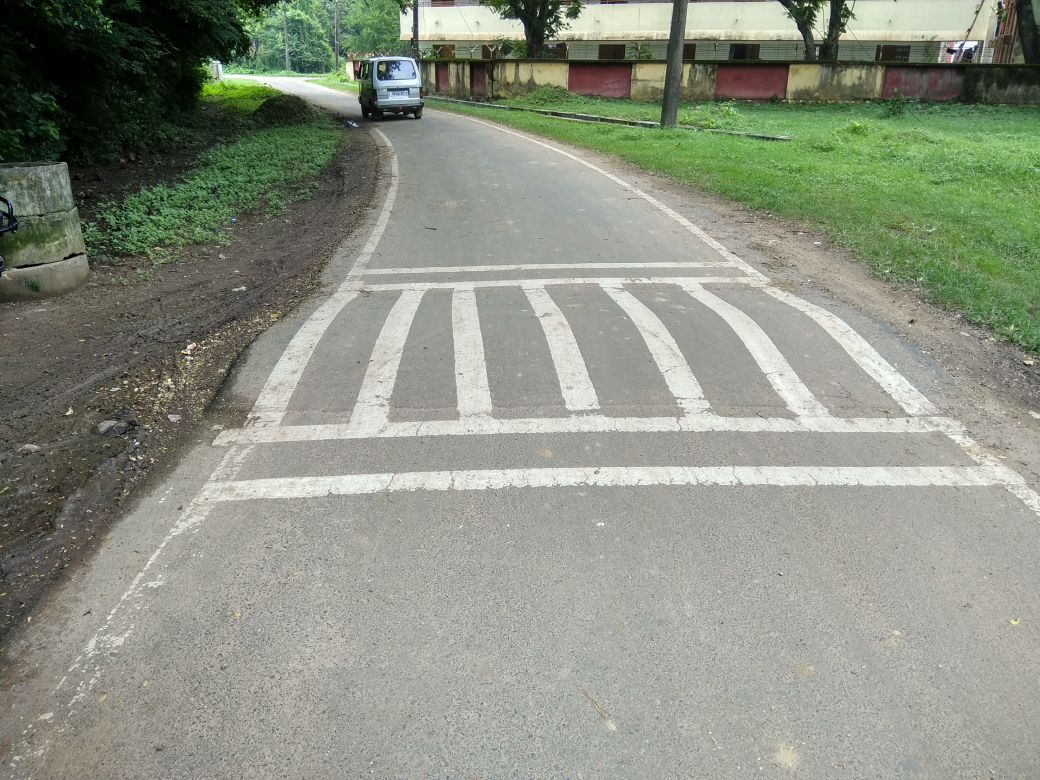
#> input picture IMG_20180728_123223_HDR.jpg, 4160 x 3120 px (shown at 1/4 size)
$ python bump.py   (Python 2 division)
#> lines starting #> are read from the running program, lines starting #| are printed output that depends on the picture; after the words box and inside, x2 and y2 are one past the last pixel; in counts of white or black regions, pixels touching at a corner belong together
import cv2
import math
import numpy as np
#img=cv2.imread("IMG_20180728_123311_HDR.jpg",0)
#IMG_20180728_123311_HDR    IMG_20180728_123311_HDR.jpg
img=cv2.imread("IMG_20180728_123223_HDR.jpg",0)
#> img: shape (3120, 4160); min 0, max 255, mean 142.1
img=cv2.resize(img,(400,300))
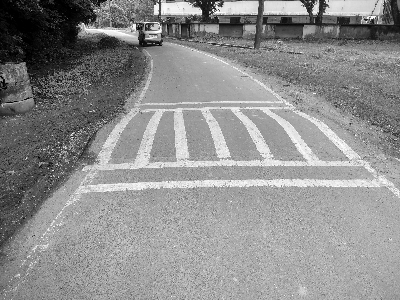
#> img: shape (300, 400); min 0, max 255, mean 141.9
print img.shape
#| (300, 400)
img=img[int(0.2*img.shape[0]):-1]
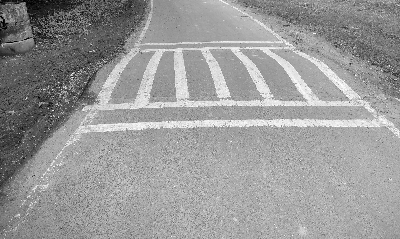
#> img: shape (239, 400); min 0, max 255, mean 153
img_gauss=cv2.GaussianBlur(img, (49,49),sigmaX=2,sigmaY=2)
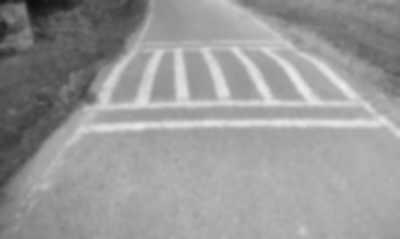
#> img_gauss: shape (239, 400); min 14, max 236, mean 153
img_median=cv2.medianBlur(img_gauss,31)
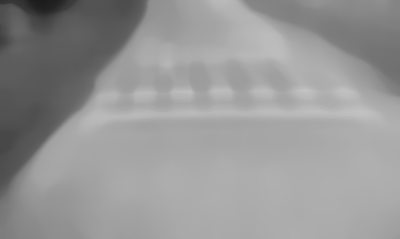
#> img_median: shape (239, 400); min 27, max 195, mean 150.7
img_diff=img_gauss-img_median+127
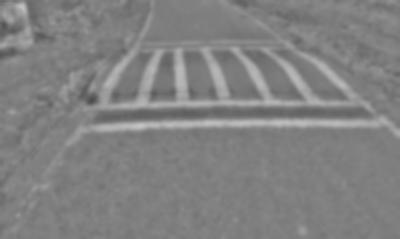
#> img_diff: shape (239, 400); min 76, max 196, mean 129.3
img_thres=img_diff
for i in range(img_thres.shape[0]):
	for j in range(img_thres.shape[1]):
		if(img_thres[i,j]>150):
			img_thres[i,j]=255
		else:
			img_thres[i,j]=0
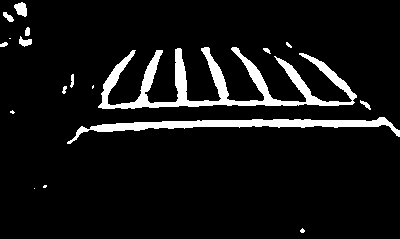
#> img_thres: shape (239, 400); 7.8% white; 18 white regions (7 under 20 px), largest, box (x1, y1, x2, y2) and area: (98, 47, 357, 109) 4613, (67, 117, 400, 144) 2315, (14, 2, 27, 17) 136

kernel = np.ones((3,3),np.uint8)
erosion = cv2.erode(img_diff,kernel,iterations = 2)
#> erosion: shape (239, 400); 2.4% white; 24 white regions (13 under 20 px), largest, box (x1, y1, x2, y2) and area: (96, 119, 386, 130) 838, (177, 51, 211, 105) 308, (209, 58, 233, 104) 199
dil = cv2.dilate(erosion,kernel,iterations = 2)
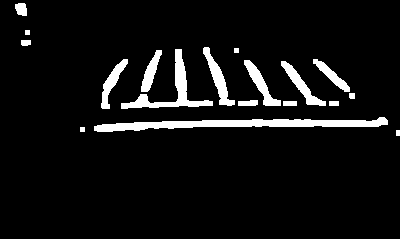
#> dil: shape (239, 400); 6.8% white; 18 white regions, largest, box (x1, y1, x2, y2) and area: (94, 117, 388, 132) 2102, (121, 49, 213, 109) 1079, (203, 47, 235, 106) 571
cv2.imshow("image",dil)
cv2.waitKey(0)

$ run again, with IMG_20180728_123311_HDR.jpg copied over IMG_20180728_123223_HDR.jpg
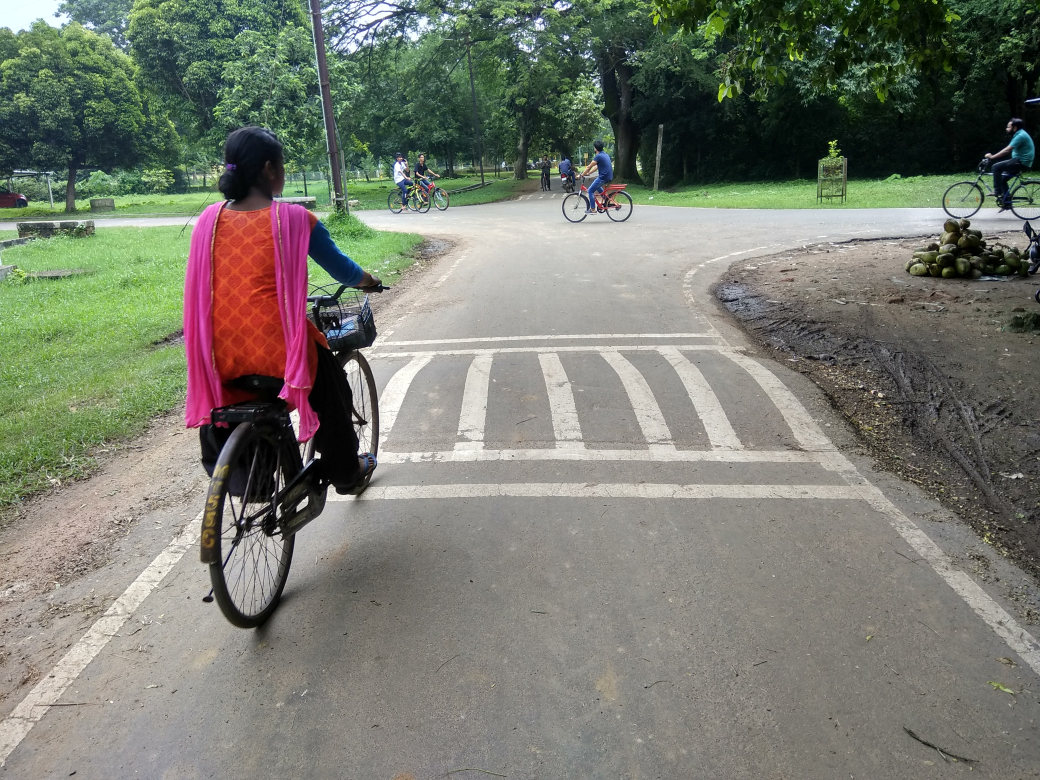
#> input picture IMG_20180728_123311_HDR.jpg, 4160 x 3120 px (shown at 1/4 size)
#| (300, 400)
#> after the loop `for i in range(img_thres.shape[0]):`:
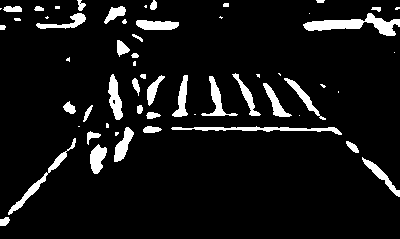
#> img_thres: shape (239, 400); 7.8% white; 58 white regions (21 under 20 px), largest, box (x1, y1, x2, y2) and area: (303, 13, 400, 36) 931, (171, 126, 342, 135) 555, (8, 138, 76, 215) 484
#> erosion: shape (239, 400); 1.7% white; 43 white regions (25 under 20 px), largest, box (x1, y1, x2, y2) and area: (307, 21, 361, 29) 259, (92, 149, 105, 171) 154, (139, 22, 176, 28) 144
#> `dil = cv2.dilate(erosion,kernel,iterations = 2)`:
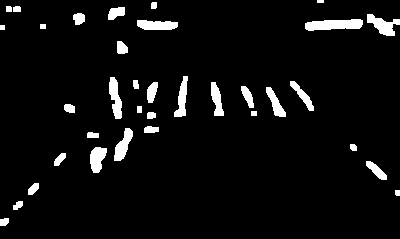
#> dil: shape (239, 400); 5.4% white; 35 white regions, largest, box (x1, y1, x2, y2) and area: (305, 19, 363, 31) 527, (367, 14, 400, 36) 368, (109, 77, 122, 119) 344

$ run again, with IMG_20180728_122815_HDR.jpg copied over IMG_20180728_123223_HDR.jpg
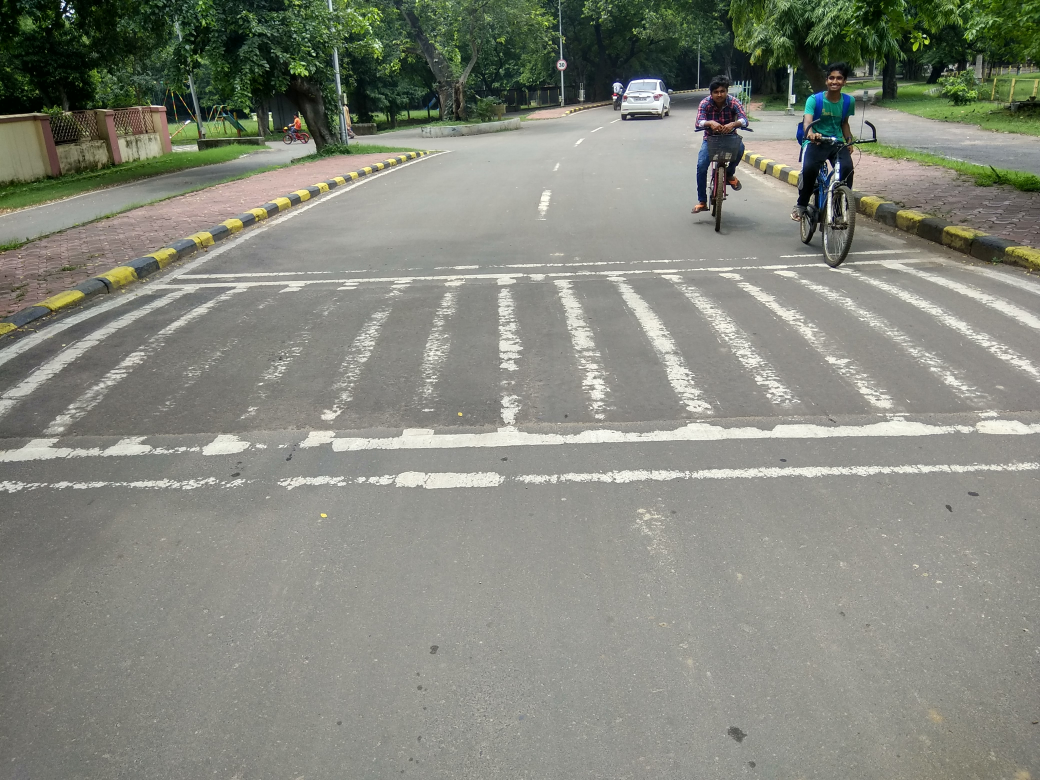
#> input picture IMG_20180728_122815_HDR.jpg, 4160 x 3120 px (shown at 1/4 size)
#| (300, 400)
#> after the loop `for i in range(img_thres.shape[0]):`:
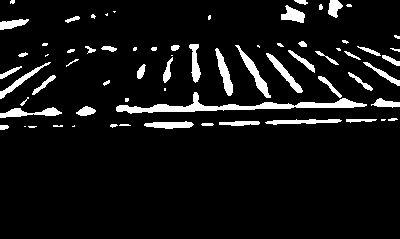
#> img_thres: shape (239, 400); 7.5% white; 69 white regions (22 under 20 px), largest, box (x1, y1, x2, y2) and area: (116, 92, 367, 114) 1485, (235, 45, 271, 98) 397, (215, 48, 233, 96) 341
#> erosion: shape (239, 400); 1.2% white; 39 white regions (22 under 20 px), largest, box (x1, y1, x2, y2) and area: (152, 104, 215, 110) 133, (300, 101, 354, 106) 103, (220, 58, 231, 93) 100
#> `dil = cv2.dilate(erosion,kernel,iterations = 2)`:
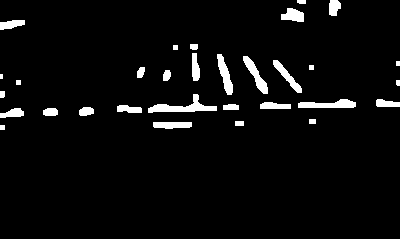
#> dil: shape (239, 400); 4.4% white; 31 white regions (1 under 20 px), largest, box (x1, y1, x2, y2) and area: (148, 94, 217, 113) 495, (298, 99, 356, 108) 359, (243, 56, 268, 94) 324

$ run again, with IMG_20180728_122819_HDR.jpg copied over IMG_20180728_123223_HDR.jpg
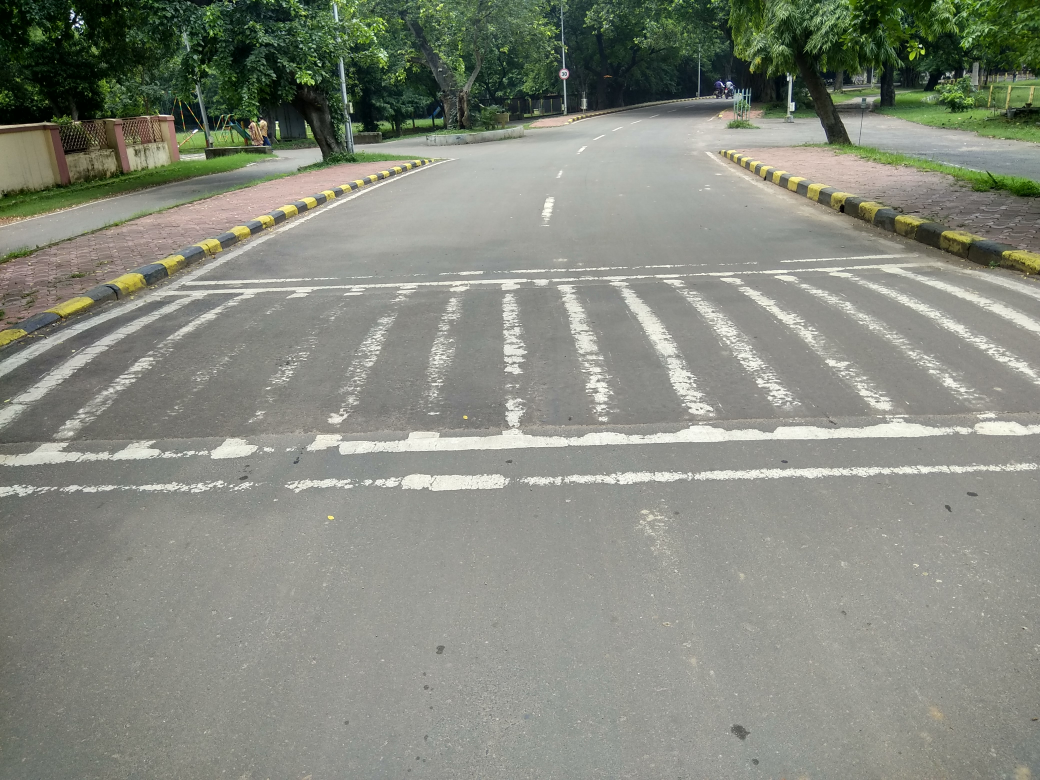
#> input picture IMG_20180728_122819_HDR.jpg, 4160 x 3120 px (shown at 1/4 size)
#| (300, 400)
#> erosion: shape (239, 400); 0.97% white in thin lines or dots, all inside (x1, y1, x2, y2) = (0, 0, 400, 128)
#> `dil = cv2.dilate(erosion,kernel,iterations = 2)`:
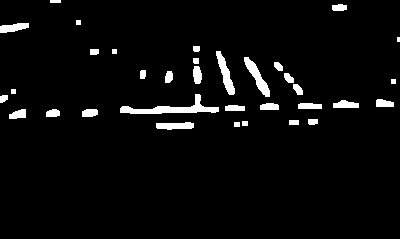
#> dil: shape (239, 400); 4% white; 34 white regions (1 under 20 px), largest, box (x1, y1, x2, y2) and area: (120, 94, 219, 114) 668, (244, 57, 270, 97) 356, (216, 51, 235, 95) 334
